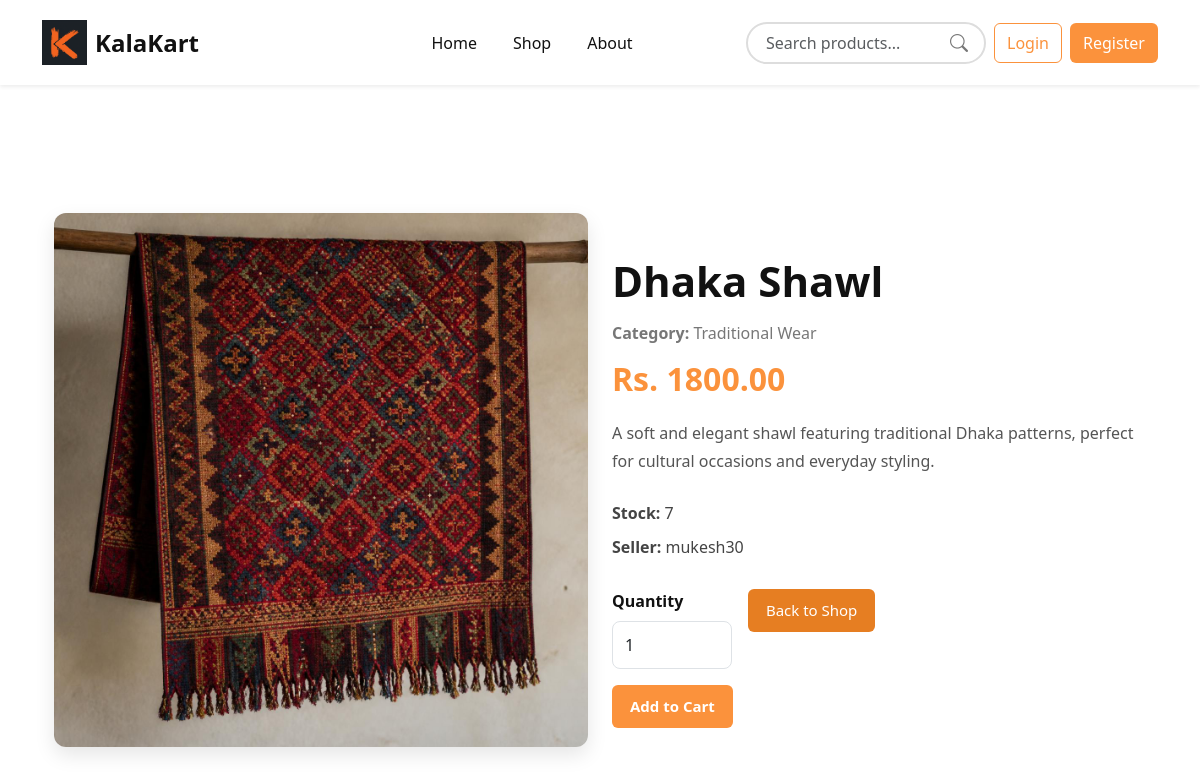
/product/5/, run on the app's committed database.
### products/models.py (models this page shows, shortened)
class Product(models.Model):
    CATEGORY_CHOICES = (
        ('Painting', 'Painting'),
        ('Handicraft', 'Handicraft'),
        ('Jewelry', 'Jewelry'),
        ('Pottery', 'Pottery'),
        ('Wooden Art', 'Wooden Art'),
        ('Traditional Wear', 'Traditional Wear'),
    )
    seller = models.ForeignKey(
        CustomUser,
        on_delete=models.CASCADE
    )
    name = models.CharField(max_length=200)
    category = models.CharField(
        max_length=50,
        choices=CATEGORY_CHOICES
    )
    description = models.TextField()
    price = models.DecimalField(
        max_digits=10,
        decimal_places=2
    )
    stock = models.PositiveIntegerField()
    image = models.ImageField(
        upload_to='products/'
    )
    created_at = models.DateTimeField(auto_now_add=True)

### accounts/models.py (models this page shows, shortened)
class CustomUser(AbstractUser):
    USER_TYPE = (
        ('customer', 'Customer'),
        ('seller', 'Seller'),
    )
    user_type = models.CharField(
        max_length=10,
        choices=USER_TYPE,
        default='customer'
    )
    phone_number = models.CharField(
        max_length=15,
        blank=True,
        null=True
    )
    address = models.TextField(
        blank=True,
        null=True
    )
    profile_image = models.ImageField(
        upload_to='profiles/',
        blank=True,
        null=True
    )

### base_app/views.py (the view)
# urls.py: path('product/<int:id>/', ProductDetailView, name='product-detail'),
def ProductDetailView(request, id):
    product = get_object_or_404(
        Product,
        id=id
    )
    context = {
        "product": product
    }
    return render(
        request,
        "product_detail.html",
        context
    )

### base_app/context_processors.py (called while the page is built)
def cart_count(request):
    if request.user.is_authenticated:
        items = Cart.objects.filter(user=request.user)
        count = sum(item.quantity for item in items)
    else:
        count = 0
    return {
        "cart_count": count
    }

### Template/product_detail.html (shortened to what this page needs)
{% extends 'base.html' %}
{% block content %}
<section class="product-detail-section">
  <div class="container">
<div class="row align-items-center">
  <div class="col-lg-6 mb-4">
    {% if product.image %}
    <img
      src="{{ product.image.url }}"
      alt="{{ product.name }}"
      class="img-fluid product-detail-image"
    />
    {% else %}
    <img
      src="https://via.placeholder.com/600x500"
      alt="No Image"
      class="img-fluid product-detail-image"
    />
    {% endif %}
  </div>
  <div class="col-lg-6">
    <h2 class="product-title">
      {{ product.name }}
    </h2>
    <p class="product-category">
      <strong>Category:</strong>
      {{ product.category }}
    </p>
    <h3 class="product-price">
      Rs. {{ product.price }}
    </h3>
    <p class="product-description">
      {{ product.description }}
    </p>
    <div class="product-features">
      <p>
        <strong>Stock:</strong>
        {{ product.stock }}
      </p>
      <p>
        <strong>Seller:</strong>
        {{ product.seller.username }}
      </p>
    </div>
    <div class="product-buttons">
      <form
        method="POST"
        action="{% url 'add-to-cart' product.id %}"
      >
        <div class="mb-3">
          <label for="quantity" class="form-label">
            Quantity
          </label>
          <input
            type="number"
            id="quantity"
            name="quantity"
            value="1"
            min="1"
            max="{{ product.stock }}"
            class="form-control"
            style="max-width: 120px;"
          />
        </div>
        <button
          type="submit"
          class="btn-cart"
        >
          Add to Cart
        </button>
      </form>
      <a
        href="{% url 'shop' %}"
        class="btn-back"
      >
        Back to Shop
      </a>
    </div>
  </div>
</div>
  </div>
</section>
{% endblock %}

### Static/css/style.css (style rules this page uses)
:root { --bg-color: #ffffff; --navbar-color: #ffffff; --text-color: #111111; --main-color: #fb923c; }
body { background-color: var(--bg-color); color: var(--text-color); transition: 0.3s; }
.form-control { height: 40px; }
.product-price { color: var(--main-color); font-size: 20px; font-weight: 700; margin-bottom: 15px; }
.product-detail-section { padding: 80px 0; }
.product-detail-image { width: 100%; border-radius: 12px; box-shadow: 0 8px 20px rgba(0,0,0,0.10); }
.product-title { font-size: 42px; font-weight: 700; color: var(--text-color); margin-bottom: 15px; }
.product-category { color: #777; margin-bottom: 15px; }
.product-price { color: var(--main-color); font-size: 32px; font-weight: 700; margin-bottom: 20px; }
.product-description { line-height: 1.8; color: #555; margin-bottom: 25px; }
.product-features { margin-bottom: 30px; }
.product-features p { margin-bottom: 10px; color: #444; }
.product-buttons { display: flex; align-items: flex-start; gap: 15px; }
.product-buttons form { margin: 0; }
.btn-cart, .btn-back { display: inline-flex; align-items: center; justify-content: center; height: 43px; padding: 10px 18px; font-size: 15px; border-radius: 6px; box-sizing: border-box; }
.btn-cart { background-color: #e67e22; color: white; border: none; }
.btn-back { background-color: #e67e22; color: white; border: none; text-decoration: none; }
.form-label { font-weight: 600; }
.form-control, .form-select { height: 48px; border-radius: 8px; }
.btn-cart { position: relative; background: var(--main-color); color: white; border-radius: 6px; padding: 8px 18px; text-decoration: none; font-weight: 600; display: flex; align-items: center; gap: 8px; transition: 0.3s; }

### data on the page
Product: image (picture), name "Dhaka Shawl", category "Traditional Wear", price "1800.00", description "A soft and elegant shawl featuring traditional Dhaka patterns, perfect for cultural occasions and everyday styling.", stock "7", seller.username "mukesh30"
